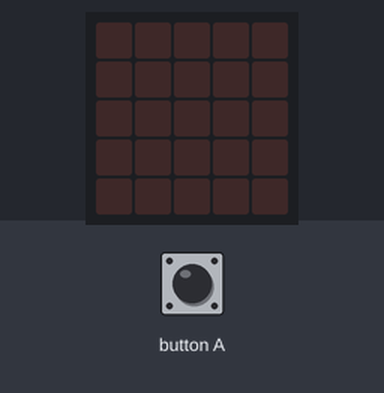
This program was run on a simulated BBC micro:bit (MakeCode). On the bench: the board's 5×5 LED display. The test bench sets the inputs (shaded band). Random numbers come from a fixed seed.

Above: at 1.2 s.
1.3 s: button A pressed for 0.15 s
At 1.9 s:
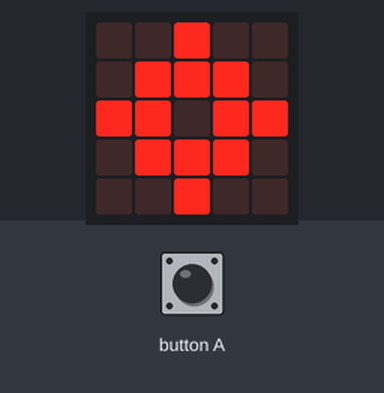
At 5.3 s:
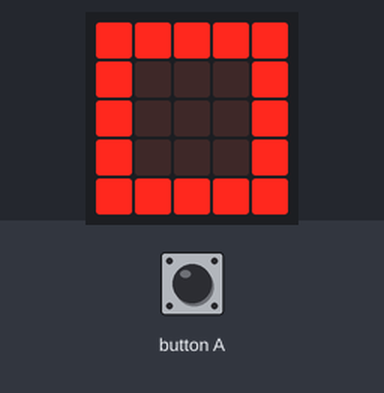
Timing chart, 0 to 6.8 s (numbered marks = the images above; inputs shaded):
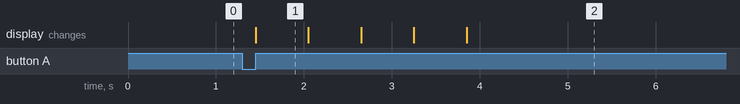

The program:

main.ts
```typescript
input.onButtonPressed(Button.A, function () {
    basic.showIcon(IconNames.Target)
    basic.showIcon(IconNames.SmallDiamond)
    basic.showIcon(IconNames.Target)
    basic.showIcon(IconNames.SmallDiamond)
    if (Math.randomBoolean()) {
        basic.showIcon(IconNames.Skull)
    } else {
        basic.showIcon(IconNames.Square)
    }
})
```

test.ts
```typescript
// 在這裡測試；當此封包作為擴充功能時，將不會編譯此內容。
```

Measured:
- after the input at 1.3 s, the display: changes after 0.15 s (image 1)
- what the display in image 1 shows lasts 0.6 s, from 1.5 s to 2.1 s
